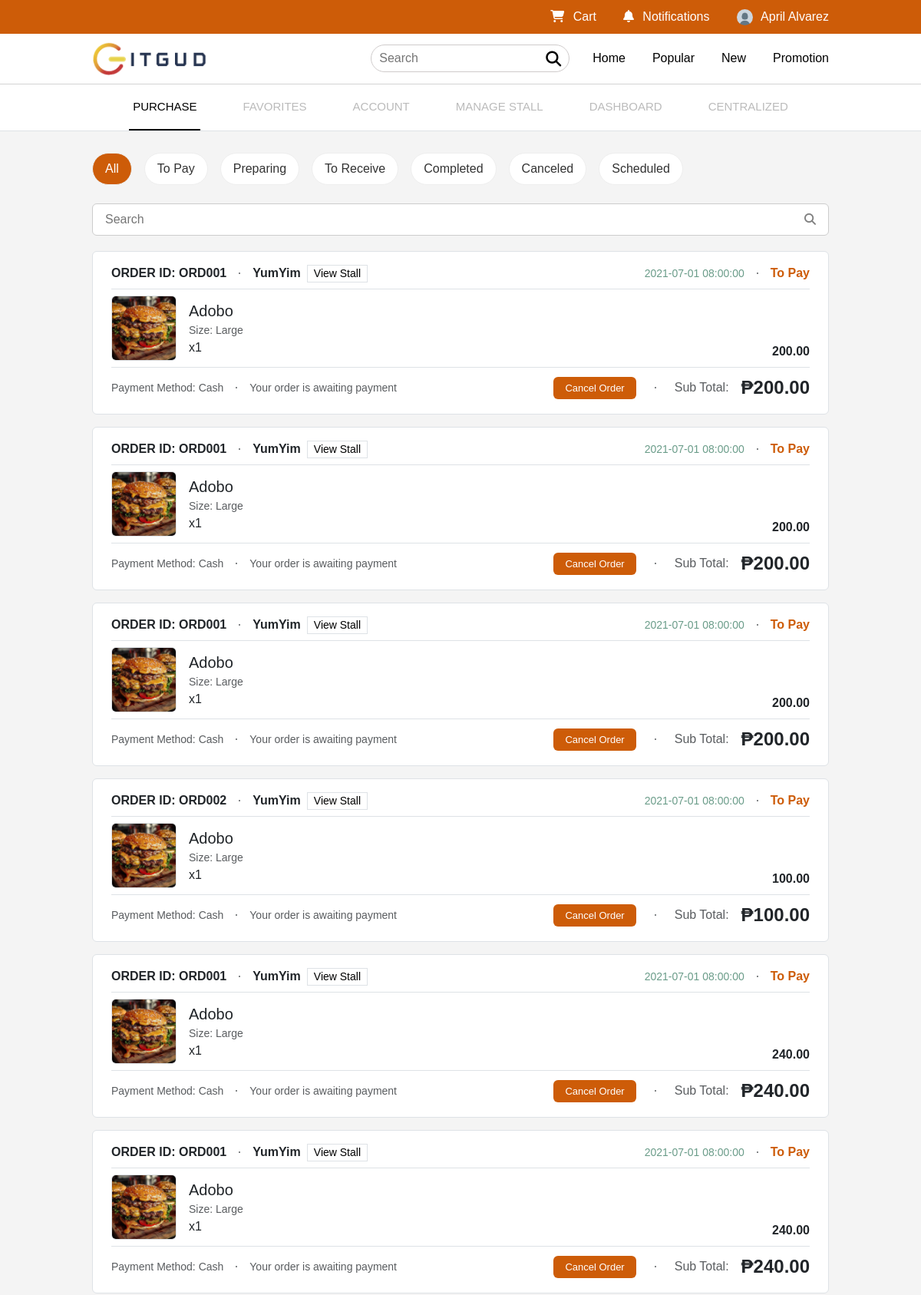
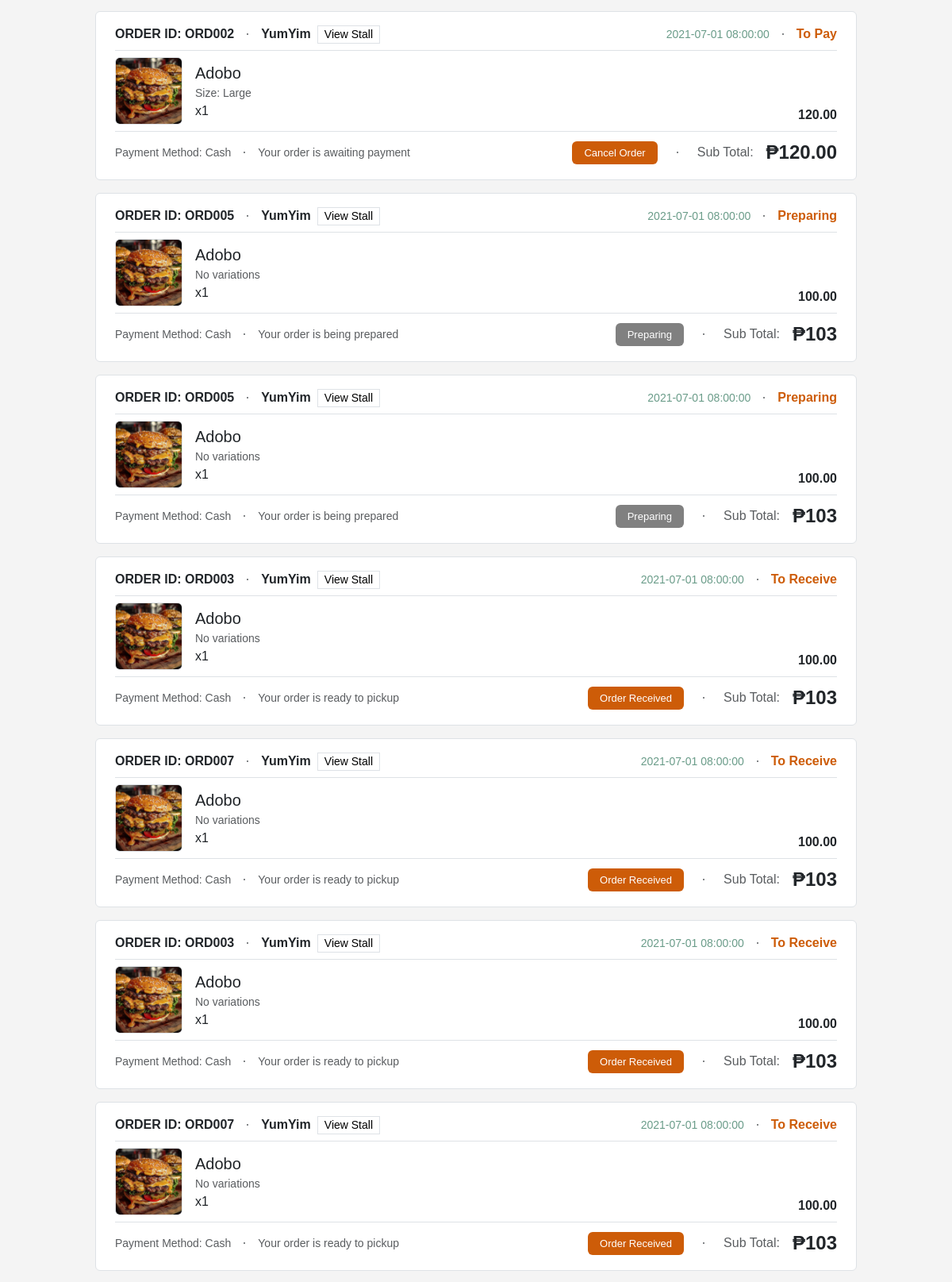
/purchase.php (signed in, upper part), run on the app's committed database (2 pictures, top to bottom).
### tables this page shows
CREATE TABLE users (
    id INT UNSIGNED AUTO_INCREMENT PRIMARY KEY,
    last_name VARCHAR(100) NOT NULL,
    first_name VARCHAR(100) NOT NULL,
    email VARCHAR(255) UNIQUE NOT NULL,
    sex VARCHAR(10) NOT NULL,
    phone VARCHAR(20) UNIQUE NOT NULL,
    password CHAR(255) NOT NULL,
    birth_date DATE NOT NULL,
    status ENUM('Active', 'Inactive') NOT NULL DEFAULT 'Active',
    role ENUM('Customer', 'Park Owner', 'Stall Owner', 'Admin') NOT NULL DEFAULT 'Customer',
    profile_img VARCHAR(255) DEFAULT 'assets/images/profile.jpg',
    user_session VARCHAR(255) UNIQUE,
    created_at TIMESTAMP DEFAULT CURRENT_TIMESTAMP,
    updated_at TIMESTAMP DEFAULT CURRENT_TIMESTAMP ON UPDATE CURRENT_TIMESTAMP
);

CREATE TABLE orders (
    id INT AUTO_INCREMENT PRIMARY KEY,
    user_id VARCHAR(255) NOT NULL,
    product_id INT UNSIGNED NOT NULL,
    order_id VARCHAR(50) NOT NULL,
    food_stall_name VARCHAR(100) NOT NULL,
    food_name VARCHAR(100) NOT NULL,
    variant_id INT UNSIGNED,
    quantity INT NOT NULL,
    price DECIMAL(10, 2) NOT NULL,
    payment_method VARCHAR(50) NOT NULL,
    status ENUM ('Cart', 'ToPay', 'Preparing', 'ToReceive', 'Completed', 'Cancelled', 'Scheduled') NOT NULL DEFAULT 'Cart',
    order_date DATETIME NOT NULL
);

### purchase.php (the view, shortened to what the rows shown need)
<?php
    include_once 'header.php';
    include_once 'links.php';
    include_once 'nav.php';
    $orders = $userObj->getOrders($_SESSION['user']['id']);
?>
<main>
    <div id="all" class="section-content">
        <?php
            $ordersByStatus = [
                'ToPay' => [],
                'Preparing' => [],
                'ToReceive' => [],
                'Completed' => [],
                'Cancelled' => [],
                'Scheduled' => []
            ];
            $statusDisplayNames = [
                'ToPay' => 'To Pay',
                'ToReceive' => 'To Receive'
            ];
            foreach ($orders as $order) {
                $status = $order['status'];
                if (isset($ordersByStatus[$status])) {
                    $ordersByStatus[$status][] = $order;
                }
            }
            foreach ($ordersByStatus as $status => $statusOrders) {
                if (!empty($statusOrders)) {
                    $displayStatus = isset($statusDisplayNames[$status]) ? $statusDisplayNames[$status] : $status;
                    foreach ($statusOrders as $order) {
                    ?>
                    <div class="border py-3 px-4 rounded-2 bg-white mb-3">
                        <div class="d-flex justify-content-between align-items-center border-bottom pb-2">
                            <div class="d-flex gap-3 align-items-center">
                                <span class="fw-bold">ORDER ID: <?php echo htmlspecialchars($order['order_id']); ?></span>
                                <span class="dot text-muted"></span>
                                <div class="d-flex gap-2 align-items-center">
                                    <span class="fw-bold"><?php echo $order['food_stall_name']; ?></span>
                                    <button class="viewstall border bg-white small px-2" onclick="window.location.href='stall.php';">View Stall</button>
                                </div>
                            </div>
                            <div class="d-flex gap-3 align-items-center">
                                <span style="color: #6A9C89" class="small"><?php echo htmlspecialchars($order['order_date']); ?></span>
                                <span class="dot text-muted"></span>
                                <span class="fw-bold" style="color: #CD5C08"><?php echo htmlspecialchars($displayStatus); ?></span>
                            </div>
                        </div>
                        <div class="d-flex justify-content-between border-bottom py-2">
                            <div class="d-flex gap-3 align-items-center">
                                <img src="assets/images/food1.jpg" width="85px" height="85px" class="border rounded-2">
                                <div>
                                    <span class="fs-5"><?php echo htmlspecialchars($order['food_name']); ?></span><br>
                                    <span class="small text-muted"><?= $order['formatted_variations']; ?></span><br>
                                    <span>x1</span>
                                </div>
                            </div>
                            <div class="d-flex flex-column justify-content-end">
                                <span class="fw-bold"><?php echo htmlspecialchars($order['price']); ?></span>
                            </div>
                        </div>
                        <?php
                            if ($status == 'ToPay') {
                                ?>
                                <div class="d-flex justify-content-between pt-2">
                                    <div class="d-flex gap-3 align-items-center text-muted small">
                                        <span>Payment Method: <?php echo htmlspecialchars($order['payment_method']); ?></span>
                                        <span class="dot text-muted"></span>
                                        <span>Your order is awaiting payment</span>
                                    </div>
                                    <div class="d-flex gap-4 align-items-center">
                                        <button class="cancelorder rounded-2" data-bs-toggle="modal" data-bs-target="#cancelorder">Cancel Order</button>
                                        <span class="dot text-muted"></span>
                                        <div class="d-flex gap-3 align-items-center">
                                            <span class="text-muted">Sub Total:</span>
                                            <span class="fw-bold fs-4">₱<?php echo htmlspecialchars($order['price']); ?></span>
                                        </div>
                                    </div>
                                </div>
                        <?php
                            } else if ($status == 'Preparing') {
                                ?>
                                <div class="d-flex justify-content-between pt-2">
                                    <div class="d-flex gap-3 align-items-center text-muted small">
                                        <span>Payment Method: Cash</span>
                                        <span class="dot text-muted"></span>
                                        <span>Your order is being prepared</span>
                                    </div>
                                    <div class="d-flex gap-4 align-items-center">
                                        <button class="preparing rounded-2">Preparing</button>
                                        <span class="dot text-muted"></span>
                                        <div class="d-flex gap-3 align-items-center">
                                            <span class="text-muted">Sub Total:</span>
                                            <span class="fw-bold fs-4">₱103</span>
                                        </div>
                                    </div>
                                </div>
                        <?php
                            } else if ($status == 'ToReceive') {
                                ?>
                                <div class="d-flex justify-content-between pt-2">
                                    <div class="d-flex gap-3 align-items-center text-muted small">
                                        <span>Payment Method: Cash</span>
                                        <span class="dot text-muted"></span>
                                        <span> Your order is ready to pickup</span>
                                    </div>
                                    <div class="d-flex gap-4 align-items-center">
                                        <button class="cancelorder rounded-2" data-bs-toggle="modal" data-bs-target="#orderreceived">Order Received</button>
                                        <span class="dot text-muted"></span>
                                        <div class="d-flex gap-3 align-items-center">
                                            <span class="text-muted">Sub Total:</span>
                                            <span class="fw-bold fs-4">₱103</span>
                                        </div>
                                    </div>
                                </div>
                        <?php
                            } else if ($status == 'Completed') {
                                ?>
                                <div class="d-flex justify-content-between pt-2">
                                    <div class="d-flex gap-3 align-items-center text-muted small">
                                        <span>Payment Method: Cash</span>
                                        <span class="dot text-muted"></span>
                                        <span> Your order is completed</span>
                                    </div>
                                    <div class="d-flex gap-4 align-items-center">
                                        <div class="d-flex gap-2">
                                            <button class="likeorder rounded-2"><i class="fa-regular fa-heart me-2"></i>Like</button>
                                            <button class="cancelorder rounded-2">Buy Again</button>
                                        </div>
                                        <span class="dot text-muted"></span>
                                        <div class="d-flex gap-3 align-items-center">
                                            <span class="text-muted">Sub Total:</span>
                                            <span class="fw-bold fs-4">₱103</span>
                                        </div>
                                    </div>
                                </div>
                        <?php
                            } else if ($status == 'Cancelled') {
                                ?>
                                <div class="d-flex justify-content-between pt-2">
                                    <div class="d-flex gap-3 align-items-center text-muted small">
                                        <span>Payment Method: Cash</span>
                                        <span class="dot text-muted"></span>
                                        <span>Canceled by you (Don't want to buy anymore)</span>
                                    </div>
                                    <div class="d-flex gap-4 align-items-center">
                                        <div class="d-flex gap-2">
                                            <button class="likeorder rounded-2"><i class="fa-regular fa-heart me-2"></i>Like</button>
                                            <button class="cancelorder rounded-2">Buy Again</button>
                                        </div>
                                        <span class="dot text-muted"></span>
                                        <div class="d-flex gap-3 align-items-center">
                                            <span class="text-muted">Sub Total:</span>
                                            <span class="fw-bold fs-4">₱103</span>
                                        </div>
                                    </div>
                                </div>
                        <?php
                            } else if ($status == 'Scheduled') {
                                ?>
                                <div class="d-flex justify-content-between pt-2">
                                    <div class="d-flex gap-3 align-items-center text-muted small">
                                        <span>Payment Method: <?php echo $order['payment_method']; ?></span>
                                        <span class="dot text-muted"></span>
                                        <span>Scheduled on October 15, 2024 at 1:00 PM</span>
                                    </div>
                                    <div class="d-flex gap-4 align-items-center">
                                        <button class="cancelorder rounded-2" data-product-id="<?php echo $item['product_id']; ?>">Cancel Order</button>
                                        <span class="dot text-muted"></span>
                                        <div class="d-flex gap-3 align-items-center">
                                            <span class="text-muted">Sub Total:</span>
                                            <span class="fw-bold fs-4">₱103</span>
                                        </div>
                                    </div>
                                </div>
                        <?php
                            }
                        ?>
                    </div>
                    <?php
                    }
                }
            }
        ?>
    </div>
    <br><br><br><br>
</main>

### header.php (shortened to what the rows shown need)
<?php
include_once 'links.php';
require_once __DIR__ . '/classes/db.class.php';
$user = null;
if (isset($_SESSION['user'])) {
    $user_id = $_SESSION['user']['id'];
    $userObj = new User();
    $user = $userObj->getUser($user_id);
}
?>
<nav>
    <div class="top position-relative">
        <ul>
            <?php if ($user): ?>
                <li><a href="cart.php"><i class="fa-solid fa-cart-shopping"></i> Cart</a></li>
                <li><a href="notification.php"><i class="fa-solid fa-bell"></i> Notifications</a></li>
                <li>
                    <div class="dropdown">
                        <a href="javascript:void(0)" onclick="toggleDropdown()">
                            <img src="<?php echo $user['profile_img'] ?? 'assets/images/profile.jpg'; ?>" alt="Profile Image">
                            <span><?php echo $user['full_name']; ?></span>
                        </a>
                    </div>
                </li>
            <?php else: ?>
                <li><a href="signin.php">Sign In</a></li>
                <span style="color:white;">|</span>
                <li><a href="signup.php">Sign Up</a></li>
            <?php endif; ?>
        </ul>
    </div>
</nav>

### data on the page
users: profile_img (placeholder picture)
orders: order "ORD001", food_stall_name "YumYim", order_date "2021-07-01 08:00:00", displayStatus "To Pay", food_name "Adobo", formatted_variations "Size: Large", price "200.00", payment_method "Cash"
orders: order "ORD002", food_stall_name "YumYim", order_date "2021-07-01 08:00:00", displayStatus "To Pay", food_name "Adobo", formatted_variations "Size: Large", price "100.00", payment_method "Cash"
orders: order "ORD001", food_stall_name "YumYim", order_date "2021-07-01 08:00:00", displayStatus "To Pay", food_name "Adobo", formatted_variations "Size: Large", price "240.00", payment_method "Cash"
orders: order "ORD001", food_stall_name "YumYim", order_date "2021-07-01 08:00:00", displayStatus "To Pay", food_name "Adobo", formatted_variations "Size: Large", price "240.00", payment_method "Cash"
orders: order "ORD002", food_stall_name "YumYim", order_date "2021-07-01 08:00:00", displayStatus "To Pay", food_name "Adobo", formatted_variations "Size: Large", price "120.00", payment_method "Cash"
orders: order "ORD005", food_stall_name "YumYim", order_date "2021-07-01 08:00:00", displayStatus "Preparing", food_name "Adobo", formatted_variations "No variations", price "100.00", shows "Payment Method: Cash"
orders: order "ORD005", food_stall_name "YumYim", order_date "2021-07-01 08:00:00", displayStatus "Preparing", food_name "Adobo", formatted_variations "No variations", price "100.00", shows "Payment Method: Cash"
orders: order "ORD003", food_stall_name "YumYim", order_date "2021-07-01 08:00:00", displayStatus "To Receive", food_name "Adobo", formatted_variations "No variations", price "100.00", shows "Payment Method: Cash"
orders: order "ORD007", food_stall_name "YumYim", order_date "2021-07-01 08:00:00", displayStatus "To Receive", food_name "Adobo", formatted_variations "No variations", price "100.00", shows "Payment Method: Cash"
orders: order "ORD003", food_stall_name "YumYim", order_date "2021-07-01 08:00:00", displayStatus "To Receive", food_name "Adobo", formatted_variations "No variations", price "100.00", shows "Payment Method: Cash"
orders: order "ORD007", food_stall_name "YumYim", order_date "2021-07-01 08:00:00", displayStatus "To Receive", food_name "Adobo", formatted_variations "No variations", price "100.00", shows "Payment Method: Cash"

### other printed values
$user['full_name'] "April Alvarez"
$order['order_id'] "ORD001"
$order['food_stall_name'] "YumYim"
$order['order_date'] "2021-07-01 08:00:00"
$displayStatus "To Pay"
$order['food_name'] "Adobo"
$order['formatted_variations'] "Size: Large"
$order['price'] "200.00"
$order['payment_method'] "Cash"
